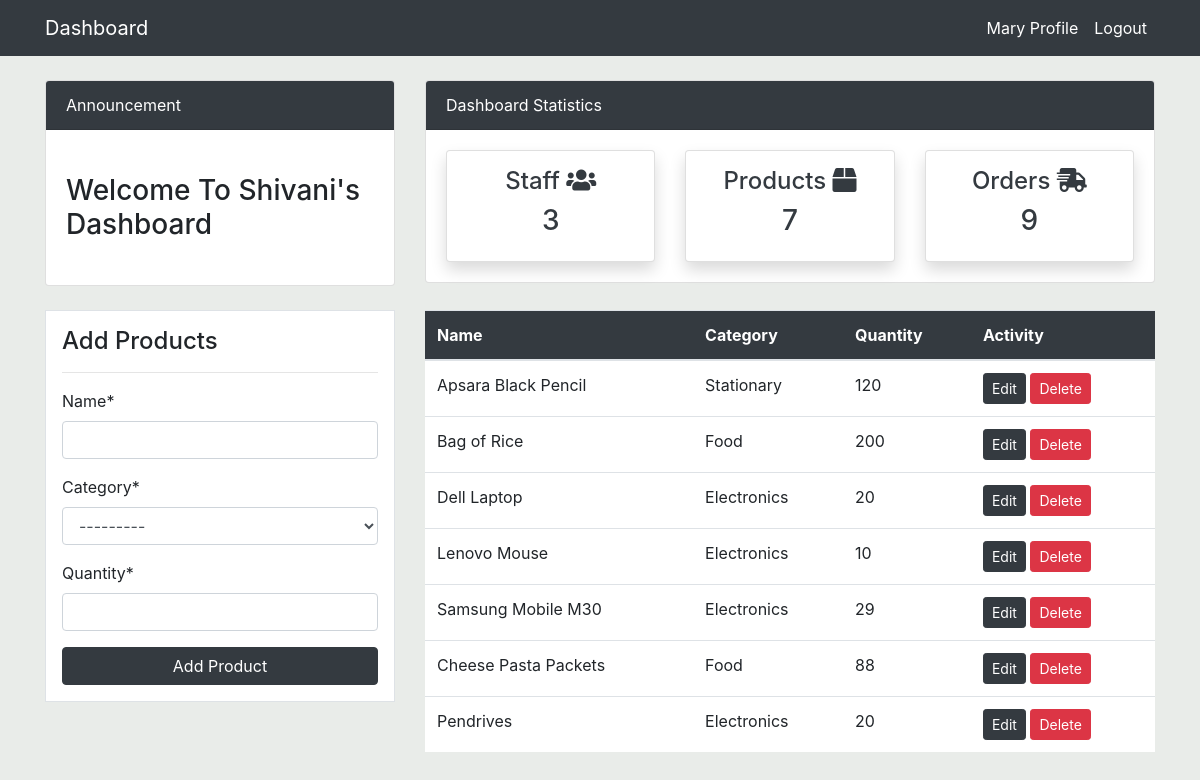
Page /product/ (signed in) on the committed database.
### dashboard/models.py (models this page shows, shortened)
class Product(models.Model):
    name=models.CharField(max_length=100,null=True)
    category=models.CharField(max_length=100,choices=CATEGORY,null=True)
    quantity=models.PositiveIntegerField(null=True)
    class Meta:
        verbose_name_plural='Product'

### dashboard/views.py (the view)
# urls.py: path('product/',views.product,name='dashboard-product'),
@login_required(login_url='user-login')
def product(request):
    items=Product.objects.all()#Using ORM
    workers_count=User.objects.all().count()
    order_count = Order.objects.all().count()
    product_count=items.count()
    if request.method=='POST':
        form=PrdoductForm(request.POST)
        if form.is_valid():
            form.save()
            product_name=form.cleaned_data.get('name')
            messages.success(request,f'{product_name} has been added')
            return redirect('dashboard-product')
    else:
        form=PrdoductForm()
    context={
        'items':items,
        'form':form,
        'workers_count':workers_count,
        'order_count':order_count,
        'product_count':product_count,
    }
    return render(request,'dashboard/product.html',context)

### dashboard/forms.py
class PrdoductForm(forms.ModelForm):
    class Meta:
        model=Product
        fields=['name','category','quantity']

### Templates/dashboard/product.html (shortened to what this page needs)
{% extends 'partials/base.html' %}
{% load crispy_forms_tags %}
{% block content %}
{% include 'partials/topnav.html' %}
<div class="container">
    <div class="row my-4">
        <div class="col-md-4">
            <div class="border bg-white p-3">
                <h4>Add Products</h4>
                <hr>
                <form method="POST">
                    {{ form|crispy }}
                    <input class="btn btn-dark btn-block" type="submit" value="Add Product">
                </form>
            </div>
        </div>
        <div class="col-md-8">
            <table class="table bg-white">
                <thead class="bg-dark">
                    <tr class="text-white">
                        <th scope="col">Name</th>
                        <th scope="col">Category</th>
                        <th scope="col">Quantity</th>
                        <th scope="col">Activity</th>
                    </tr>
                </thead>
                <tbody>
                    {% for item in items %}
                    <tr>
                        <td>{{item.name }}</td>
                        <td>{{item.category}}</td>
                        <td>{{item.quantity}}</td>
                        <td>
                            <a class="btn btn-dark btn-sm" href="{% url 'product-update' item.id%}">Edit</a>
                            <a class="btn btn-danger btn-sm" href="{% url 'product-delete' item.id%}">Delete</a>
                        </td>
                    </tr>
                    {% endfor %}
                </tbody>
            </table>
        </div>
    </div>
</div>
{% endblock %}

### Templates/partials/base.html (shortened to what this page needs)
{% load static %}
<!doctype html>
<html lang="en">
  <head>
    <link rel="stylesheet" href="https://cdn.jsdelivr.net/npm/bootstrap@4.6.2/dist/css/bootstrap.min.css">
    <link rel="stylesheet" href="https://use.fontawesome.com/releases/v5.15.2/css/all.css"
>
  </head>
  <body>
    {% include 'partials/nav.html' %}
    {% block content%}
    {% endblock %}
  </body>
</html>

### Templates/partials/nav.html (shortened to what this page needs)
<nav class="navbar navbar-expand-lg navbar-light bg-dark">
    {% if user.is_authenticated%}
    <div class="container">
        <a class="navbar-brand text-white" href="{% url 'dashboard-index' %}">Dashboard</a>
        <div class="collapse navbar-collapse" id="navbarSupportedContent">
            <ul class="navbar-nav ml-auto">
                <li class="nav-item active">
                    <a class="nav-link text-white" href="{%url 'user-profile' %}">{{user.username}} Profile
                        <span class="sr-only">(current)</span></a>
                </li>
                <li class="nav-item">
                    <a class="nav-link text-white" href="{% url 'user-logout'%}">Logout</a>
                </li>
            </ul>
            {% endif %}
        </div>
    </div>
</nav>

### Templates/partials/topnav.html
<div class="container">
    <div class="row mt-4">
        <div class="col-md-4">
            <div class="card">
                <div class="card-header bg-dark text-white">
                    Announcement
                </div>
                <div class="card-body">
                    <marquee behavior="" direction="">
                        <h3 class="my-4">Welcome To Shivani's Dashboard</h3>
                    </marquee>
                </div>
            </div>
        </div>
        <div class="col-md-8">
            <div class="card">
                <div class="card-header bg-dark text-white">
                    Dashboard Statistics
                </div>
                <div class="card-body">
                    <div class="row">
                        <div class="col-md-4">
                            <a class="text-decoration-none text-dark" href="{% url 'dashboard-staff' %}">
                                <div class="card my-card shadow text-center p-3">
                                    <h4>Staff <i class="fas fa-users"></i></h4>
                                    <h3>{{ workers_count }}</h3>
                                </div>
                            </a>
                        </div>
                        <div class="col-md-4">
                            <a class="text-decoration-none text-dark" href="{% url 'dashboard-product' %}">
                                <div class="card my-card shadow text-center p-3">
                                    <h4>Products <i class="fas fa-box"></i></h4>
                                    <h3>{{product_count}}</h3>
                                </div>
                            </a>
                        </div>
                        <div class="col-md-4">
                            <a class="text-decoration-none text-dark" href="{% url 'dashboard-order' %}">
                                <div class="card my-card shadow text-center p-3">
                                    <h4>Orders <i class="fas fa-shipping-fast"></i></h4>
                                    <h3>{{ order_count }}</h3>
                                </div>
                            </a>
                        </div>
                    </div>
                </div>
            </div>
        </div>
    </div>
</div>

### Templates/partials/base.html (style rules this page uses)
body { background: rgb(233, 236, 233); }

### rows in the picture
Product: name "Apsara Black Pencil", category "Stationary", quantity "120"
Product: name "Bag of Rice", category "Food", quantity "200"
Product: name "Dell Laptop", category "Electronics", quantity "20"
Product: name "Lenovo Mouse", category "Electronics", quantity "10"
Product: name "Samsung Mobile M30", category "Electronics", quantity "29"
Product: name "Cheese Pasta Packets", category "Food", quantity "88"
Product: name "Pendrives", category "Electronics", quantity "20"

### other values in the picture
{{ user.username }} "Mary"
{{ workers_count }} "3"
{{ product_count }} "7"
{{ order_count }} "9"
